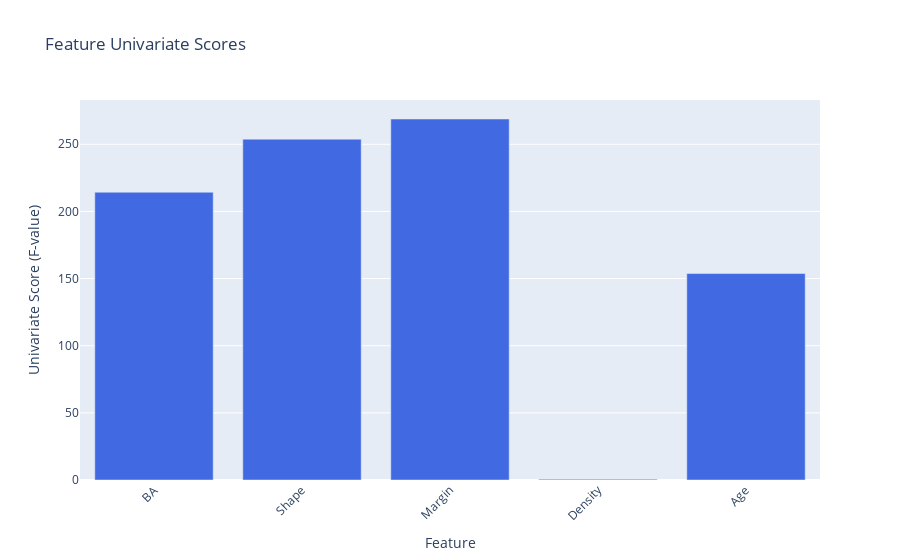

The cell this chart's notebook holds for it:
### Code cell
#4.1.plots
import plotly.graph_objects as go

# Create a bar chart with Plotly
fig = go.Figure()
feature_names = ['BA', 'Shape', 'Margin', 'Density', 'Age']  # Replace with your actual feature names

# Fit the feature selector to get the scores
selector = SelectKBest(f_classif, k='all')  # Set k='all' to get scores for all features
selector.fit(X_train, y_train)

# Get the scores for each feature
scores = selector.scores_

# Indices for the features
X_indices = np.arange(X.shape[1])


fig.add_trace(go.Bar(
    x=X_indices,
    y=scores,
    marker=dict(color='royalblue')
))

fig.update_layout(
    title="Feature Univariate Scores",
    xaxis_title="Feature",
    yaxis_title="Univariate Score (F-value)",
    xaxis=dict(
        tickangle=-45,  
        tickmode='array',  
        tickvals=list(range(len(feature_names))),  
        ticktext=feature_names  
    )
)

fig.show()

### Figure 1 — Plotly figure (JSON) as saved in the notebook; plotly's stock layout.template omitted (floating-point values rounded to 4 significant figures)
{"data": [{"marker": {"color": "royalblue"}, "type": "bar", "x": [0, 1, 2, 3, 4], "y": [214.3, 253.8, 268.8, 0.6254, 153.7]}], "layout": {"title": {"text": "Feature Univariate Scores"}, "xaxis": {"tickangle": -45, "tickmode": "array", "ticktext": ["BA", "Shape", "Margin", "Density", "Age"], "tickvals": [0, 1, 2, 3, 4], "title": {"text": "Feature"}}, "yaxis": {"title": {"text": "Univariate Score (F-value)"}}}}
